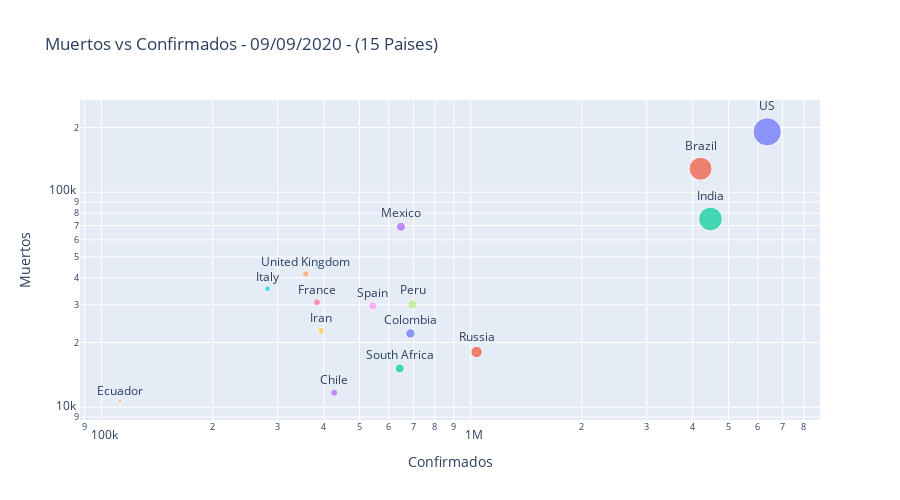

The notebook cell saved with this chart:
### Markdown cell above
# Confirmados vs Muertos por pais

### Code cell
death_melt['Fecha'] = pd.to_datetime(death_melt['Fecha'])
death_melt['Fecha'] = death_melt['Fecha'].dt.strftime('%m/%d/%Y')

max_Fecha = death_melt['Fecha'].max()
death_max = death_melt[death_melt['Fecha']== max_Fecha].copy()
death_max.dropna(inplace=True) #eliminar filas con valores faltantes

full_melt_max = pd.merge(conf_max[['Country/Region','Confirmados']],
                         death_max[['Country/Region','Muertos']],
                         on='Country/Region', how='left')

fig = px.scatter(full_melt_max.sort_values('Muertos', ascending=False).iloc[:15, :], 
                 x='Confirmados', y='Muertos', color='Country/Region', size='Confirmados', height=500,width=900,
                 text='Country/Region', log_x=True, log_y=True, title= f'Muertos vs Confirmados - {max_Fecha} - (15 Paises)')
fig.update_traces(textposition='top center')
fig.layout.update(showlegend = False)

# grabar grafica en chart-studio si se proporciona el api-key
if api_key: py.plot(fig, filename = 'scatter_muertos_confirmados', auto_open=False)
fig.show()

### Figure 1 — Plotly figure (JSON) as saved in the notebook; plotly's stock layout.template omitted (floating-point values rounded to 4 significant figures)
{"data": [{"hovertemplate": "Country/Region=%{text}<br>Confirmados=%{marker.size}<br>Muertos=%{y}<extra></extra>", "legendgroup": "US", "marker": {"color": "#636efa", "size": [6361265], "sizemode": "area", "sizeref": 15900.0, "symbol": "circle"}, "mode": "markers+text", "name": "US", "orientation": "v", "showlegend": true, "text": ["US"], "textposition": "top center", "type": "scatter", "x": [6361265], "xaxis": "x", "y": [190859], "yaxis": "y"}, {"hovertemplate": "Country/Region=%{text}<br>Confirmados=%{marker.size}<br>Muertos=%{y}<extra></extra>", "legendgroup": "Brazil", "marker": {"color": "#EF553B", "size": [4197889], "sizemode": "area", "sizeref": 15900.0, "symbol": "circle"}, "mode": "markers+text", "name": "Brazil", "orientation": "v", "showlegend": true, "text": ["Brazil"], "textposition": "top center", "type": "scatter", "x": [4197889], "xaxis": "x", "y": [128539], "yaxis": "y"}, {"hovertemplate": "Country/Region=%{text}<br>Confirmados=%{marker.size}<br>Muertos=%{y}<extra></extra>", "legendgroup": "India", "marker": {"color": "#00cc96", "size": [4465863], "sizemode": "area", "sizeref": 15900.0, "symbol": "circle"}, "mode": "markers+text", "name": "India", "orientation": "v", "showlegend": true, "text": ["India"], "textposition": "top center", "type": "scatter", "x": [4465863], "xaxis": "x", "y": [75062], "yaxis": "y"}, {"hovertemplate": "Country/Region=%{text}<br>Confirmados=%{marker.size}<br>Muertos=%{y}<extra></extra>", "legendgroup": "Mexico", "marker": {"color": "#ab63fa", "size": [647321], "sizemode": "area", "sizeref": 15900.0, "symbol": "circle"}, "mode": "markers+text", "name": "Mexico", "orientation": "v", "showlegend": true, "text": ["Mexico"], "textposition": "top center", "type": "scatter", "x": [647321], "xaxis": "x", "y": [69049], "yaxis": "y"}, {"hovertemplate": "Country/Region=%{text}<br>Confirmados=%{marker.size}<br>Muertos=%{y}<extra></extra>", "legendgroup": "United Kingdom", "marker": {"color": "#FFA15A", "size": [357613], "sizemode": "area", "sizeref": 15900.0, "symbol": "circle"}, "mode": "markers+text", "name": "United Kingdom", "orientation": "v", "showlegend": true, "text": ["United Kingdom"], "textposition": "top center", "type": "scatter", "x": [357613], "xaxis": "x", "y": [41683], "yaxis": "y"}, {"hovertemplate": "Country/Region=%{text}<br>Confirmados=%{marker.size}<br>Muertos=%{y}<extra></extra>", "legendgroup": "Italy", "marker": {"color": "#19d3f3", "size": [281583], "sizemode": "area", "sizeref": 15900.0, "symbol": "circle"}, "mode": "markers+text", "name": "Italy", "orientation": "v", "showlegend": true, "text": ["Italy"], "textposition": "top center", "type": "scatter", "x": [281583], "xaxis": "x", "y": [35577], "yaxis": "y"}, {"hovertemplate": "Country/Region=%{text}<br>Confirmados=%{marker.size}<br>Muertos=%{y}<extra></extra>", "legendgroup": "France", "marker": {"color": "#FF6692", "size": [383292], "sizemode": "area", "sizeref": 15900.0, "symbol": "circle"}, "mode": "markers+text", "name": "France", "orientation": "v", "showlegend": true, "text": ["France"], "textposition": "top center", "type": "scatter", "x": [383292], "xaxis": "x", "y": [30805], "yaxis": "y"}, {"hovertemplate": "Country/Region=%{text}<br>Confirmados=%{marker.size}<br>Muertos=%{y}<extra></extra>", "legendgroup": "Peru", "marker": {"color": "#B6E880", "size": [696190], "sizemode": "area", "sizeref": 15900.0, "symbol": "circle"}, "mode": "markers+text", "name": "Peru", "orientation": "v", "showlegend": true, "text": ["Peru"], "textposition": "top center", "type": "scatter", "x": [696190], "xaxis": "x", "y": [30123], "yaxis": "y"}, {"hovertemplate": "Country/Region=%{text}<br>Confirmados=%{marker.size}<br>Muertos=%{y}<extra></extra>", "legendgroup": "Spain", "marker": {"color": "#FF97FF", "size": [543379], "sizemode": "area", "sizeref": 15900.0, "symbol": "circle"}, "mode": "markers+text", "name": "Spain", "orientation": "v", "showlegend": true, "text": ["Spain"], "textposition": "top center", "type": "scatter", "x": [543379], "xaxis": "x", "y": [29628], "yaxis": "y"}, {"hovertemplate": "Country/Region=%{text}<br>Confirmados=%{marker.size}<br>Muertos=%{y}<extra></extra>", "legendgroup": "Iran", "marker": {"color": "#FECB52", "size": [393425], "sizemode": "area", "sizeref": 15900.0, "symbol": "circle"}, "mode": "markers+text", "name": "Iran", "orientation": "v", "showlegend": true, "text": ["Iran"], "textposition": "top center", "type": "scatter", "x": [393425], "xaxis": "x", "y": [22669], "yaxis": "y"}, {"hovertemplate": "Country/Region=%{text}<br>Confirmados=%{marker.size}<br>Muertos=%{y}<extra></extra>", "legendgroup": "Colombia", "marker": {"color": "#636efa", "size": [686851], "sizemode": "area", "sizeref": 15900.0, "symbol": "circle"}, "mode": "markers+text", "name": "Colombia", "orientation": "v", "showlegend": true, "text": ["Colombia"], "textposition": "top center", "type": "scatter", "x": [686851], "xaxis": "x", "y": [22053], "yaxis": "y"}, {"hovertemplate": "Country/Region=%{text}<br>Confirmados=%{marker.size}<br>Muertos=%{y}<extra></extra>", "legendgroup": "Russia", "marker": {"color": "#EF553B", "size": [1037526], "sizemode": "area", "sizeref": 15900.0, "symbol": "circle"}, "mode": "markers+text", "name": "Russia", "orientation": "v", "showlegend": true, "text": ["Russia"], "textposition": "top center", "type": "scatter", "x": [1037526], "xaxis": "x", "y": [18080], "yaxis": "y"}, {"hovertemplate": "Country/Region=%{text}<br>Confirmados=%{marker.size}<br>Muertos=%{y}<extra></extra>", "legendgroup": "South Africa", "marker": {"color": "#00cc96", "size": [642431], "sizemode": "area", "sizeref": 15900.0, "symbol": "circle"}, "mode": "markers+text", "name": "South Africa", "orientation": "v", "showlegend": true, "text": ["South Africa"], "textposition": "top center", "type": "scatter", "x": [642431], "xaxis": "x", "y": [15168], "yaxis": "y"}, {"hovertemplate": "Country/Region=%{text}<br>Confirmados=%{marker.size}<br>Muertos=%{y}<extra></extra>", "legendgroup": "Chile", "marker": {"color": "#ab63fa", "size": [427027], "sizemode": "area", "sizeref": 15900.0, "symbol": "circle"}, "mode": "markers+text", "name": "Chile", "orientation": "v", "showlegend": true, "text": ["Chile"], "textposition": "top center", "type": "scatter", "x": [427027], "xaxis": "x", "y": [11702], "yaxis": "y"}, {"hovertemplate": "Country/Region=%{text}<br>Confirmados=%{marker.size}<br>Muertos=%{y}<extra></extra>", "legendgroup": "Ecuador", "marker": {"color": "#FFA15A", "size": [112166], "sizemode": "area", "sizeref": 15900.0, "symbol": "circle"}, "mode": "markers+text", "name": "Ecuador", "orientation": "v", "showlegend": true, "text": ["Ecuador"], "textposition": "top center", "type": "scatter", "x": [112166], "xaxis": "x", "y": [10701], "yaxis": "y"}], "layout": {"height": 500, "legend": {"itemsizing": "constant", "title": {"text": "Country/Region"}, "tracegroupgap": 0}, "showlegend": false, "title": {"text": "Muertos vs Confirmados - 09/09/2020 - (15 Paises)"}, "width": 900, "xaxis": {"anchor": "y", "domain": [0, 1], "title": {"text": "Confirmados"}, "type": "log"}, "yaxis": {"anchor": "x", "domain": [0, 1], "title": {"text": "Muertos"}, "type": "log"}}}
